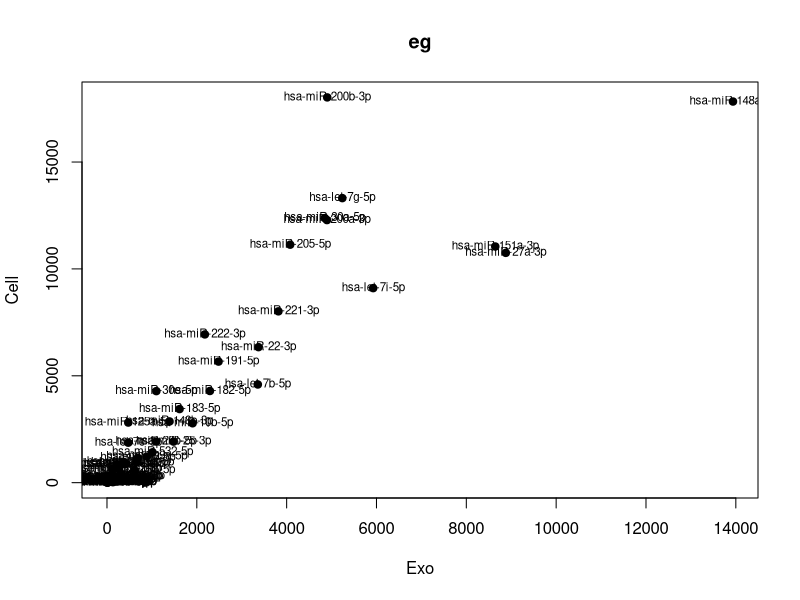
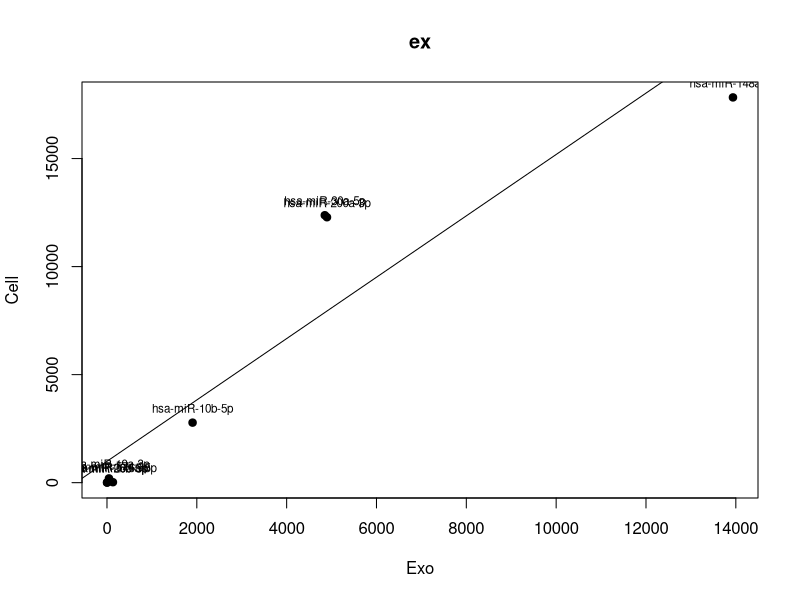

The R script that drew these images, in order:
rd<- read.csv("miRNA_analysis_kerry.csv", header=TRUE, row.names= 1)
rawdata<- rd[c(1:3, 5, 6, 8)]
rdPellet<- read.delim("miRNA_raw_counts_CORRECT_NAMES.txt", header=TRUE, row.names=1)
Pellet<- rdPellet[c(31:42)]
Pellet<- Pellet[c(2, 6, 10, 1, 5, 9)]
name<- intersect(rownames(Pellet), rownames(rawdata))
data<- Pellet[cbind(name), ]
dataPellet<- data[order(rownames(data)), ]
rawdata<- rawdata[cbind(name), ]
rawdata<- rawdata[order(rownames(data)), ]
fullset<- cbind(rawdata, dataPellet)
rf<- as.data.frame(rowMeans(rawdata[1:3]))
rg<- as.data.frame(rowMeans(dataPellet[1:3]))
plot(rf$`rowMeans(rawdata[1:3])`, rg$`rowMeans(dataPellet[1:3])`, main="eg", xlab="Exo", ylab="Cell", pch=19)
text(rf$`rowMeans(rawdata[1:3])`, rg$`rowMeans(dataPellet[1:3])`, label=rownames(rf), cex= 0.7)
#making normalised data
subsetCell<- as.data.frame(rg[cbind("hsa-miR-363-3p", "hsa-miR-20b-5p", "hsa-miR-19a-3p", "hsa-miR-148a-3p", "hsa-miR-574-3p", "hsa-miR-146a-5p", "hsa-miR-30a-5p", "hsa-miR-10b-5p", "hsa-miR-200a-3p"),])
rownames(subsetCell)<- c("hsa-miR-363-3p", "hsa-miR-20b-5p", "hsa-miR-19a-3p", "hsa-miR-148a-3p", "hsa-miR-574-3p", "hsa-miR-146a-5p", "hsa-miR-30a-5p", "hsa-miR-10b-5p", "hsa-miR-200a-3p")
subsetExo<- as.data.frame(rf[cbind("hsa-miR-363-3p", "hsa-miR-20b-5p", "hsa-miR-19a-3p", "hsa-miR-148a-3p", "hsa-miR-574-3p", "hsa-miR-146a-5p", "hsa-miR-30a-5p", "hsa-miR-10b-5p", "hsa-miR-200a-3p"),])
rownames(subsetExo)<- c("hsa-miR-363-3p", "hsa-miR-20b-5p", "hsa-miR-19a-3p", "hsa-miR-148a-3p", "hsa-miR-574-3p", "hsa-miR-146a-5p", "hsa-miR-30a-5p", "hsa-miR-10b-5p", "hsa-miR-200a-3p")
plot(subsetExo$`rf[cbind("hsa-miR-363-3p", "hsa-miR-20b-5p", "hsa-miR-19a-3p", "hsa-miR-148a-3p", "hsa-miR-574-3p", "hsa-miR-146a-5p", "hsa-miR-30a-5p", "hsa-miR-10b-5p", "hsa-miR-200a-3p"), ]`, subsetCell$`rg[cbind("hsa-miR-363-3p", "hsa-miR-20b-5p", "hsa-miR-19a-3p", "hsa-miR-148a-3p", "hsa-miR-574-3p", "hsa-miR-146a-5p", "hsa-miR-30a-5p", "hsa-miR-10b-5p", "hsa-miR-200a-3p"), ]`, main="ex", xlab="Exo", ylab="Cell", pch=19)
text(subsetExo$`rf[cbind("hsa-miR-363-3p", "hsa-miR-20b-5p", "hsa-miR-19a-3p", "hsa-miR-148a-3p", "hsa-miR-574-3p", "hsa-miR-146a-5p", "hsa-miR-30a-5p", "hsa-miR-10b-5p", "hsa-miR-200a-3p"), ]`, subsetCell$`rg[cbind("hsa-miR-363-3p", "hsa-miR-20b-5p", "hsa-miR-19a-3p", "hsa-miR-148a-3p", "hsa-miR-574-3p", "hsa-miR-146a-5p", "hsa-miR-30a-5p", "hsa-miR-10b-5p", "hsa-miR-200a-3p"), ]`, labels=rownames(subsetExo), cex=0.7, pos=3)
reg1<- lm(subsetCell$`rg[cbind("hsa-miR-363-3p", "hsa-miR-20b-5p", "hsa-miR-19a-3p", "hsa-miR-148a-3p", "hsa-miR-574-3p", "hsa-miR-146a-5p", "hsa-miR-30a-5p", "hsa-miR-10b-5p", "hsa-miR-200a-3p"), ]`~subsetExo$`rf[cbind("hsa-miR-363-3p", "hsa-miR-20b-5p", "hsa-miR-19a-3p", "hsa-miR-148a-3p", "hsa-miR-574-3p", "hsa-miR-146a-5p", "hsa-miR-30a-5p", "hsa-miR-10b-5p", "hsa-miR-200a-3p"), ]`)
abline(reg1)
